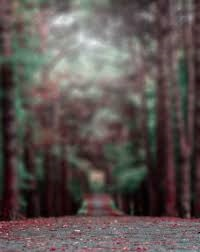
#> input picture canny_edge_detector/blurr1.jpg, 200 x 252 px
$ python Task2.py
#> lines starting #> are read from the running program, lines starting #| are printed output that depends on the picture
#> in find_laplacian_of_all, input_image is the input picture: shape (252, 200, 3); mean R, G, B 92.3, 83.4, 80.7
# -*- coding: utf-8 -*-
"""Task2.ipynb

Automatically generated by Colaboratory.

Original file is located at
    https://colab.research.google.com/drive/1SDNKkfXHAkY47ea6zMzg1OzlmMqft0Gh
"""

from skimage.color import rgb2gray
from skimage import feature
from skimage.transform import resize
from skimage.io import imread,imshow
from skimage import data
import numpy as np
from matplotlib import pyplot as plt
import math
import skimage


def convolve(image, kernel):
    assert( image.ndim == 2)
    assert( kernel.ndim == 2)
    image_height, image_width = image.shape
    height_kernel, widht_kernel = kernel.shape
    hk = height_kernel//2
    wk = widht_kernel//2
    new_img = np.pad(image, (hk, wk), 'constant', constant_values=0)
    pHi, pWi = new_img.shape
    out = np.zeros((image_height, image_width))
    for i in range(hk, pHi-hk):
        for j in range(wk, pWi-wk):
            img_mat = new_img[i-hk:i+hk+1, j-wk:j+wk+1]
            out[i-hk][j-wk] = np.sum(img_mat*kernel)

    return out

def get_images_list():
    a = []
    a.append("blurr1.jpg")
    a.append("blurr2.jpg")
    a.append("blurr2.jpg")
    a.append("blurr3.jpg")
    a.append("blurr4.jpg")
    a.append("blurr5.jpg")
    a.append("img2.jpg")
    a.append("img1.jpg")
    a.append("img3.jpg")
    a.append("img4.jpg")
    a.append("img5.jpg")
    return a


def RGB2GRAY_(image):
    n,m,c= image.shape
    output_image = np.zeros((n,m),np.float32)
    for i in range(n):
      for j in range(m):
        output_image[i][j] = image[i][j][0]*0.3 + image[i][j][1]*0.59 + image[i][j][2]*0.11
    return output_image

def find_laplacian_of_all(image_list):
    laplace_list = []

    laplacian_kernel = np.array([[0,-1,0],[-1,4,-1],[0,-1,0]])
    for i in range(10):
      input_image = imread(image_list[i])
      input_image = RGB2GRAY_(input_image)
#> after the loop in RGB2GRAY_, `for i in range(n):`:
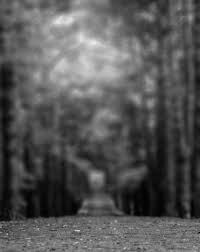
#> output_image: shape (252, 200) float32; min 0.71, max 234.9, mean 85.8
      laplace_list.append(convolve(input_image,laplacian_kernel))
#> in convolve, `new_img = np.pad(image, (hk, wk), 'constant', constant_values=0)`:
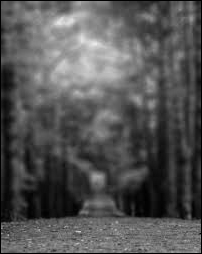
#> new_img: shape (254, 202) float32; min 0, max 234.9, mean 84.3
#> after the loop in convolve, `for i in range(hk, pHi-hk):`:
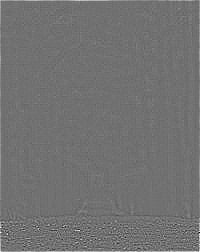
#> out: shape (252, 200) float64; min -224.7, max 280.5, mean 1.4; drawn with min black and max white
#> pass 2 of the loop in find_laplacian_of_all, `for i in range(10):`:
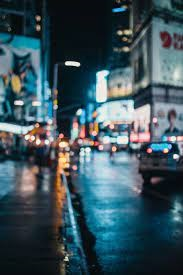
#> input picture canny_edge_detector/blurr2.jpg, 183 x 275 px
#> in find_laplacian_of_all, input_image is the input picture: shape (275, 183, 3); mean R, G, B 59.8, 82.2, 91.2
#> after the loop in RGB2GRAY_ (call 2), `for i in range(n):`:
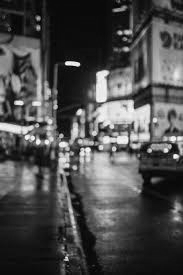
#> output_image: shape (275, 183) float32; min 0.77, max 253.2, mean 76.5
#> new_img: shape (277, 185) float32
#> after the loop in convolve (call 2), `for i in range(hk, pHi-hk):`:
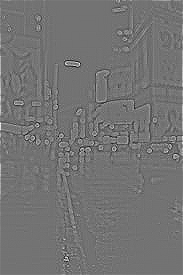
#> out: shape (275, 183) float64; min -257.1, max 311.9, mean 1; drawn with min black and max white
    return laplace_list


def get_variance_list(laplace_list):
    a = int(len(laplace_list))
    var_list = np.zeros((a))
    for i in range(a):
      var_list[i] = (np.var(laplace_list[i]))

    return var_list

def BlurOrNot():
  image_list = get_images_list()
  laplace_list  = find_laplacian_of_all(image_list)
  variance_list = get_variance_list(laplace_list)

  variance_list.sort()
  print("variance List of training images :",variance_list)

  laplacian_kernel = np.array([[0,1,0],[1,-4,1],[0,1,0]])

  n = int(len(variance_list))
  low = variance_list[0]
  high = variance_list[n-1]


  test_image = imread('test_image.jpg')
  test_image = RGB2GRAY_(test_image)
  test_image_laplace = convolve(test_image,laplacian_kernel)
  test_image_var = np.var(test_image_laplace)
  print("Test Image variance : ",test_image_var)


  mid = (variance_list[n//2] + variance_list[n//2 -1])/2
  p = 0
  if test_image_var <= mid:
    if(test_image_var<=low):
        print("According to our model test Image is blurred with the probability of ",1)
    else:
      p = ((0.5)*(test_image_var - low))/(low -mid)  + 1
      print("Test Image is blurred with the probability of ",p)
  else:
    if(test_image_var>high):
        print("According to our model test Image is blurred with the probability of ",0)
    else:
      p = ((0.5)*(test_image_var - high))/(mid - high) + 0
      print("Test Image is blurred with the probability of ",p)

#> (the run stopped early here; a loop or call above may not have finished)
